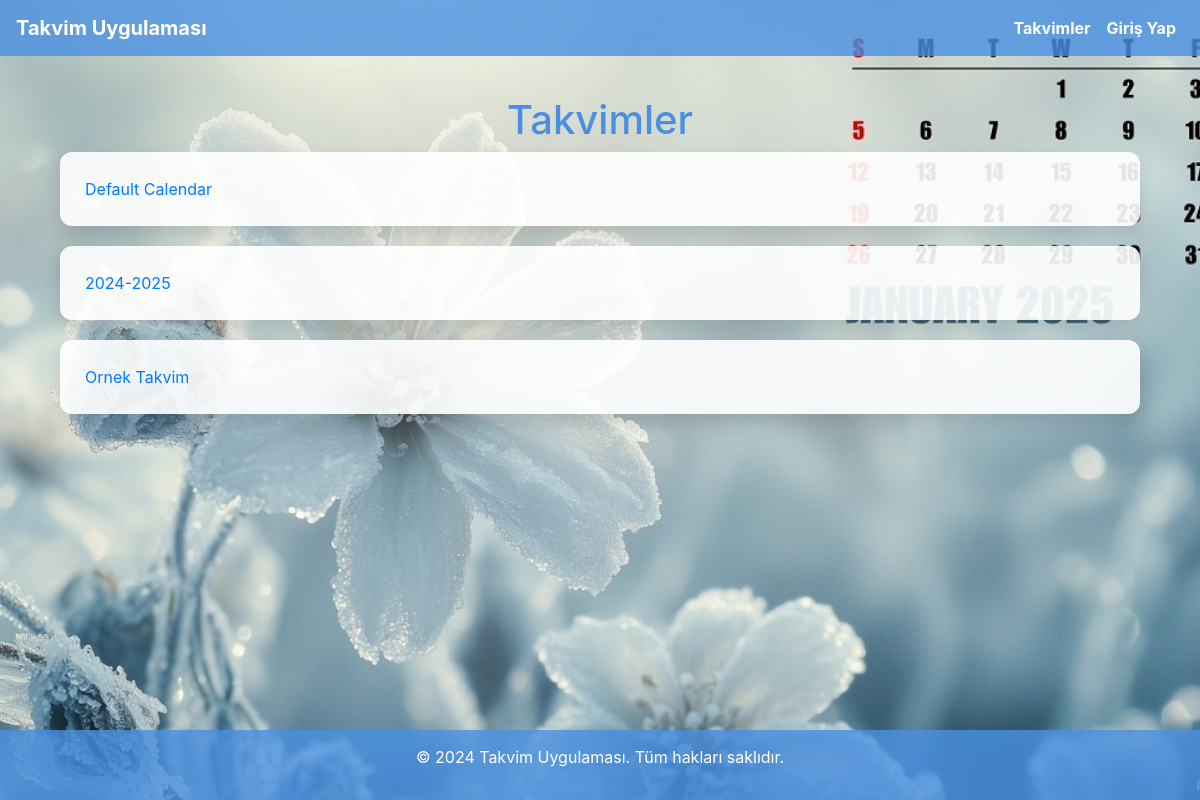
Screenshot of /calendar/ with the database file from the repository.
### calendar_app/models.py (models this page shows, shortened)
class Calendar(models.Model):
    name = models.CharField(max_length=100)

### calendar_app/views.py (the view)
# urls.py: path('calendar/', views.calendar_list, name='calendar_list'),
def calendar_list(request):
    calendars = Calendar.objects.all()
    return render(request, 'calendar_list.html', {'calendars': calendars})

### calendar_app/templates/calendar_list.html (shortened to what this page needs)
{% extends 'base.html' %}
{% block content %}
<div class="container">
    <h1>Takvimler</h1>
    <ul class="event-list">
        {% for calendar in calendars %}
            <li class="event-item">
                <a href="{% url 'event_list' calendar.id %}" class="event-link">
                    <span class="event-name">{{ calendar.name }}</span>
                </a>
            </li>
        {% endfor %}
    </ul>
</div>
{% endblock %}

### calendar_app/CSS/style.css (style rules this page uses)
body { font-family: 'Arial', sans-serif; background-image: url('/media/bg.jpg'); background-size: cover; background-position: center center; background-attachment: fixed; color: #333; margin: 0; padding: 0; display: flex; flex-direction: column; align-items: center; justify-content: center; min-height: 100vh; background-color: rgba(240, 248, 255, 0.8); }
.container { flex: 1; padding: 20px; padding-bottom: 80px; max-width: 900px; }
h1 { text-align: center; margin-bottom: 20px; color: rgb(74, 144, 226); font-size: 36px; font-weight: 700; }
.event-list { list-style: none; padding-left: 0; margin: 0; }
.event-list li { background-color: rgba(255, 255, 255, 0.9); padding: 25px; margin-bottom: 20px; border-radius: 12px; box-shadow: 0 8px 16px rgba(0, 0, 0, 0.1); transition: transform 0.3s ease, box-shadow 0.3s ease; }

### rows the page displays
Calendar: name "Default Calendar"
Calendar: name "2024-2025"
Calendar: name "Ornek Takvim"
